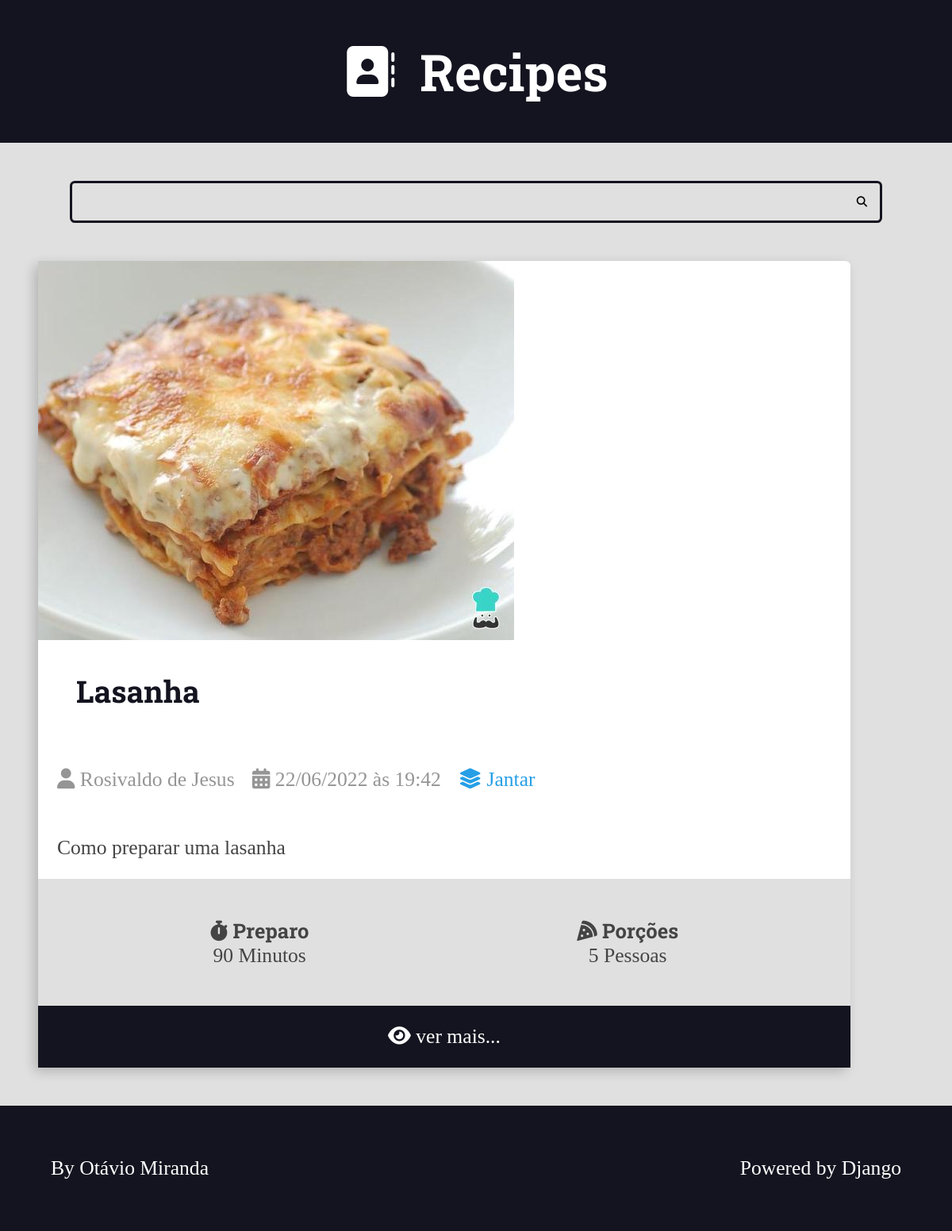
/recipes/category/2/, run on the app's committed database.
### recipes/models.py (models this page shows, shortened)
class Recipe(models.Model):
    title = models.CharField(max_length=65)
    description = models.CharField(max_length=165)
    slug = models.SlugField()
    preparation_time = models.IntegerField()
    preparation_time_unit = models.CharField(max_length=65)
    servings = models.IntegerField()
    servings_unit = models.CharField(max_length=65)
    preparation_steps = models.TextField()
    preparation_steps_is_html = models.BooleanField(default=False)
    created_at = models.DateTimeField(auto_now_add=True)
    updated_at = models.DateTimeField(auto_now=True)
    is_published = models.BooleanField(default=False)
    cover = models.ImageField(upload_to='recipes/covers/%Y/%m/%d/', blank=True, default='')
    category = models.ForeignKey(
        Category, on_delete=models.SET_NULL, null=True, blank=True, default=None
    )
    author = models.ForeignKey(
        User, on_delete=models.SET_NULL, null=True
    )

class Category(models.Model):
    name = models.CharField(max_length=65)

### recipes/views.py (the view)
# urls.py: path('recipes/category/<int:category_id>/', views.category, name='category'),
def category(request, category_id):
    recipes = get_list_or_404(Recipe.objects.filter(category__id=category_id, is_published=True).order_by('-id'))
    return render(request, 'recipes/pages/category.html', context={
        'recipes': recipes,
        'title': f'{recipes[0].category.name} - Category'
    })

### recipes/templates/recipes/pages/category.html (shortened to what this page needs)
{% extends 'global/base.html' %}
{% block content %}
    <div class="main-content main-content-list container">
        {% for recipe in recipes  %}
            {% include "recipes/partials/recipe.html" %}
        {% endfor %}
    </div>
{% endblock content %}

### recipes/templates/recipes/partials/recipe.html (shortened to what this page needs)
<div class="recipe recipe-list-item">
    {% if recipe.cover %}
        <div class="recipe-cover">
            <a href="{% url 'recipes:recipe' recipe.id %}">
                <img src="{{ recipe.cover.url }}" alt="temporario">
            </a>
        </div>
    {% endif %}
    <div class="recipe-title-container">
        <a href="{% url 'recipes:recipe' recipe.id %}">
            <h2 class="recipe-title">{{ recipe.title }}</h2>
        </a>
    </div>
    <div class="recipe-author">
        {% if recipe.author is not None %}
            <span class="recipe-author-item">
                <i class="fas fa-user"></i>
                {{ recipe.author.first_name }} {{ recipe.author.last_name }}
            </span>
        {% else %}
            Desconhecido
        {% endif %}
        <span class="recipe-author-item">
            <i class="fas fa-calendar-alt"></i>
            {{ recipe.created_at|date:"d/m/Y" }} às {{ recipe.created_at|date:"H:i" }}
        </span>
        {% if recipe.category is not None %}
            <span class="recipe-author-item">
                <a href="{% url 'recipes:category' recipe.category.id %}">
                    <i class="fas fa-layer-group"></i>
                    <span>{{ recipe.category.name }}</span>
                </a>
            </span>
        {% endif %}
    </div>
    <div class="recipe-content">
        <p>
            {{ recipe.description }}
        </p>
    </div>
    <div class="recipe-meta-container">
        <div class="recipe-meta recipe-preparation">
            <h3 class="recipe-meta-title"><i class="fas fa-stopwatch"></i> Preparo</h3>
            <div class="recipe-meta-text">
                {{ recipe.preparation_time }} {{ recipe.preparation_time_unit }}
            </div>
        </div>
        <div class="recipe-meta recipe-servings">
            <h3 class="recipe-meta-title"><i class="fas fa-pizza-slice"></i> Porções</h3>
            <div class="recipe-meta-text">
                {{ recipe.servings }} {{ recipe.servings_unit }}
            </div>
        </div>
    </div>
    {% if is_detail_page is not True %}
        <footer class="recipe-footer">
            <a class="recipe-read-more button button-dark button-full-width" href="{% url 'recipes:recipe' recipe.id %}">
                <i class="fas fa-eye"></i>
                <span>ver mais...</span>
            </a>
        </footer>
    {% endif %}
</div>

### recipes/static/recipes/css/styles.css (style rules this page uses)
:root { --color-primary: #269fe6; --color-primary-hover: #2086c2; --color-primary-dark: #13141f; --color-primary-dark-hover: #212336; --color-primary-light: #d4ecfa; --color-primary-light-hover: #bdd8e7; --color-white: #fff; --color-black: #000; --color-dark-text: #444; --color-info-light: #cce5ff; --color-debug-light: #cce5ff; --color-success-light: #d4edda; --color-alert-light: #fff3cd; --color-warning-light: #fff3cd; --color-error-light: #f8d7da; --color-info-dark: #4d86c4; --color-debug-dark: #4d86c4; --color-success-dark: #4a9c5d; --color-alert-dark: #927f40; --color-warning-dark: #927f40; --color-error-dark: #da525d; --color-gray-0: #f9f9f9; --color-gray-1: #e0e0e0; --color-gray-2: #c7c7c7; --color-gray-3: #aeaeae; --color-gray-4: #959595; --color-gray-5: #7d7d7d; --color-gray-6: #646464; --color-gray-7: #4b4b4b; --color-gray-8: #323232; --color-gray-9: #191919; --font-primary: sans-serif; --font-headings: 'Roboto Slab', serif; --spacing-gutter-medium: 3rem; --spacing-gutter-large: 4rem; }
* { padding: 0; margin: 0; box-sizing: border-box; }
html { font-size: 62.5; }
body { font-size: 1.6rem; background: var(--color-gray-1); background: var(--color-gray-1); color: var(--color-dark-text); }
h1,h2,h3,h4,h5,h6 { font-family: var(--font-headings); }
.container { max-width: 144rem; margin: 0 auto; padding: var(--spacing-gutter-medium); }
.main-content { padding-top: 0; }
.main-content-list { display: grid; grid-template-columns: repeat(auto-fit, minmax(340px, 1fr)); gap: var(--spacing-gutter-large); }
.recipe { background: var(--color-white); box-shadow: -5px 5px 15px rgba(0, 0, 0, .2); transform: scale(1); transition: all 300ms ease-in-out; border-radius: .4rem; }
.recipe img { max-width: 100%; }
.recipe-list-item { max-width: 64rem; height: fit-content; }
.recipe-title-container { padding: var(--spacing-gutter-medium); padding-top: 2rem; }
.recipe-title-container a { text-decoration: none; color: var(--color-primary-dark); }
.recipe-author { padding: calc(var(--spacing-gutter-medium) / 2); }
.recipe-content { padding: calc(var(--spacing-gutter-medium) / 2); padding-top: 2rem; }
.recipe-author-item { color: var(--color-gray-4); margin-right: 1rem; }
.recipe-author-item a { color: var(--color-primary); transition: all 300ms ease-in-out; text-decoration: none; }
.recipe-meta-container { display: flex; flex-flow: row wrap; padding: var(--spacing-gutter-medium); background: var(--color-gray-1); }
.recipe-meta { display: flex; flex-flow: column nowrap; flex-shrink: 1; flex-grow: 1; text-align: center; }
.recipe-meta-title { font-size: 1.6rem; }
.recipe-footer a { background: var(--color-primary-dark); display: block; flex-flow: row nowrap; color: var(--color-white); text-decoration: none; text-align: center; padding: 1.5rem var(--spacing-gutter-medium); transition: all 300ms ease-in-out; }

### data on the page
Recipe: cover (picture), title "Lasanha", author.first_name "Rosivaldo", author.last_name "de Jesus", created_at "22/06/2022", created_at "19:42", category.name "Jantar", description "Como preparar uma lasanha", preparation_time "90", preparation_time_unit "Minutos", servings "5", servings_unit "Pessoas"
